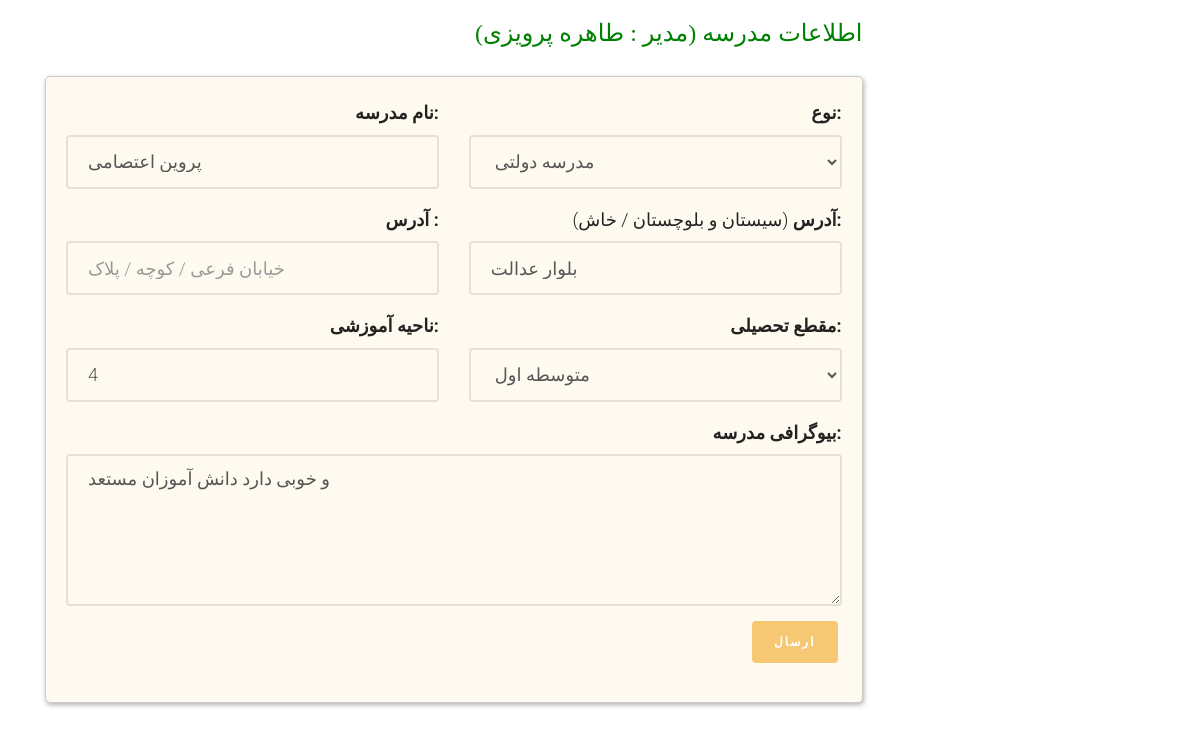
/profile/school-profile (signed in), run on the app's committed database.
### account/models.py (models this page shows, shortened)
class PublicPlace(models.Model):
    name = models.CharField(max_length=200, blank=True, null=True)
    type = models.ForeignKey(PublicPlaceType, on_delete=models.CASCADE,blank=True, null=True)
    director = models.OneToOneField(User, on_delete=models.CASCADE)
    province = models.ForeignKey(Province, on_delete=models.CASCADE)
    city = models.ForeignKey(City, on_delete=models.CASCADE)
    district= models.CharField(max_length=100, blank=True, null=True)
    address = models.CharField(max_length=300, blank=True, null=True)

class User(AbstractUser):
    mobile = models.CharField(max_length=20, null=True, blank=True, verbose_name='mobile')
    user_type = models.ForeignKey(UserType, on_delete=models.CASCADE, blank=True, null=True)
    email_active_code = models.CharField(max_length=100, null=True, blank=True, verbose_name='Email Activation code')
    mobile_verification_code = models.CharField(max_length=50, null=True, blank=True, default="")
    mobile_verified = models.BooleanField(default=False)

class Province(models.Model):
    name = models.CharField(max_length=500)
    url_title = models.CharField(max_length=100, blank=True, null=True)
    is_active = models.BooleanField(default=False)
    slug = models.SlugField(max_length=500, default="", null=True, blank=True)
    def __str__(self):
        return self.name

class City(models.Model):
    name = models.CharField(max_length=500)
    url_title = models.CharField(max_length=100, blank=True, null=True)
    province = models.ForeignKey(Province, on_delete=models.CASCADE)
    is_active = models.BooleanField(default=False)
    slug = models.SlugField(max_length=500, blank=True, null=True)
    parent_city = models.ForeignKey(
        "self",
        related_name="child_cities",
        null=True,
        blank=True,
        on_delete=models.CASCADE,
    )
    def __str__(self):
        return self.name

### application/models.py (models this page shows, shortened)
class SchoolProfile(models.Model):
    school=models.OneToOneField(PublicPlace, on_delete=models.CASCADE)
    school_level = models.ForeignKey(EducationalLevel, on_delete=models.CASCADE, blank=True, null=True)
    educational_district = models.CharField(max_length=2, blank=True, null=True)
    short_description = models.TextField(blank=True, null=True)

### profile_panel/views.py (the view, shortened to what this page needs)
# urls.py: path('school-profile', views.CompleteSchoolProfile.as_view(), name="school_profile_page"),
class CompleteSchoolProfile(View):
    def get(self, request: HttpRequest):
        current_user = User.objects.filter(id=request.user.id).first()
        profile = Profile.objects.filter(user_id=current_user.id).first()
        school = PublicPlace.objects.filter(director_id=current_user.id).first()
        if school is None:
            school = PublicPlace.objects.create(director=current_user,
                                                province_id=profile.province_id,
                                                city_id=profile.city_id)
        school_profile, created = SchoolProfile.objects.get_or_create(school=school)
        school_form = PublicPlaceModelForm(instance=school)
        school_profile_form = SchoolProfileModelForm(instance=school_profile)
        context = {
            'school_form': school_form,
            'school_profile_form': school_profile_form,
            'current_user': current_user,
            'school': school,
            'school_pprofile' : school_profile
        }
        return render(request, 'profile_panel/school_profile.html', context)

### profile_panel/forms.py
class SchoolProfileModelForm(forms.ModelForm):
    class Meta:
        model = SchoolProfile
        fields = ['school_level', 'educational_district','short_description']
        type = forms.ModelChoiceField(
            widget=forms.Select,
            queryset=EducationalLevel.objects.all(),
        )
        educational_district = forms.CharField(
            validators=[
                validators.MaxLengthValidator(10),
            ]
        )
        widgets = {
            'short_description': forms.Textarea(attrs={
                'class': 'form-control',
                'placeholder': 'بیوگرفافی مدرسه',
                'rows': 5,
            }),
            'educational_district': forms.TextInput(attrs={
                'class': 'form-control',
                'placeholder': 'ناحیه آموزشی '
            }),
            'school_level': forms.Select(attrs={
                'class': 'form-control',
                'placeholder': 'مقطع تحصیلی'
            }),
        }
        labels = {
            'educational_district': 'ناحیه آموزشی',
            'short_description': 'بیوگرافی مدرسه',
            'school_level': 'مقطع تحصیلی',
        }

### account/models.py (called while the page is built)
    def __str__(self):
        return self.title

### application/models.py (called while the page is built)
    def __str__(self):
        return self.edu_level

### profile_panel/templates/profile_panel/school_profile.html (shortened to what this page needs)
{% extends 'shared/_layout.html' %}
{% load render_partial %}
{% block content %}
<div class="container">
	<div class="row">
		<div class="col-sm-9">
					<div class="container-fluid" >
						<h3 style="text-align: right; color: green">اطلاعات مدرسه (مدیر : {{school.director.first_name}} {{school.director.last_name}}) </h3>
    					<div class="main-block">
							<form id="main-contact-form" class="contact-form row" action="{% url 'school_profile_page' %}" method="post">
							{% include 'includes/school_profile_form.html' with school=school %}
								<div class="form-group col-md-12">
        					<button type="submit" class="btn btn-primary pull-right">ارسال</button>
    							</div>
							</form>
    					</div>
					</div>
				</div>
	</div>
</div>
{% endblock %}

### profile_panel/templates/includes/school_profile_form.html (shortened to what this page needs)
<div class="col-md-6 form-group  {% if school_form.name.errors %} text-danger  {% endif %}">
    <div style="text-align: right"> {{ school_form.name.label_tag }}</div>
    {{ school_form.name }}
</div>
<div class="col-md-6 form-group {% if school_form.type.errors %} text-danger  {% endif %}">
    <div style="text-align: right"> {{ school_form.type.label_tag }}</div>
    {{ school_form.type }}
</div>
<div class="col-md-6 form-group {% if school_form.address.errors %} text-danger  {% endif %}">
    <div style="text-align: right"> {{ school_form.address.label_tag }}</div>
    {{ school_form.address }}
</div>
<div class="col-md-6 form-group {% if school_form.district.errors %} text-danger  {% endif %}">
    <div style="text-align: right"> <div style="text-align: right"> ({{school.province}} / {{school.city}}) {{ school_form.district.label_tag }}</div></div>
    {{ school_form.district }}
</div>
<div class="col-md-6 form-group {% if school_profile_form.educational_district.errors %} text-danger  {% endif %}">
    <div style="text-align: right"> <div style="text-align: right">  {{ school_profile_form.educational_district.label_tag }}</div></div>
    {{ school_profile_form.educational_district }}
</div>
<div class="col-md-6 form-group {% if school_profile_form.school_level.errors %} text-danger  {% endif %}">
    <div style="text-align: right"> <div style="text-align: right">  {{ school_profile_form.school_level.label_tag }}</div></div>
    {{ school_profile_form.school_level }}
</div>
<div class="col-md-12 form-group {% if school_profile_form.short_description.errors %} text-danger  {% endif %}">
    <div style="text-align: right"> <div style="text-align: right">  {{ school_profile_form.short_description.label_tag }}</div></div>
    {{ school_profile_form.short_description }}
</div>

### static/css/style.css (style rules this page uses)
html { background: #fff; }
body { font-family: "Roboto", arial, sans-serif; font-size: 18px; font-weight: 300; line-height: 1.8; color: #222; background: #fff; }
h1, h2, h3, h4, h5, h6 { font-family: "Playfair Display", times, serif; color: #000; }
.main-block { padding: 20px; margin: auto; border-radius: 5px; border: solid 1px #ccc; box-shadow: 1px 2px 5px rgba(0,0,0,.31); background: floralwhite; }
.btn { margin-right: 4px; margin-bottom: 4px; font-family: "Playfair Display", times, serif; font-size: 12px; letter-spacing: 2px; text-transform: uppercase; font-weight: 700; -webkit-border-radius: 4px; -moz-border-radius: 4px; -ms-border-radius: 4px; border-radius: 4px; -webkit-transition: 0.5s; -o-transition: 0.5s; transition: 0.5s; }
.btn-primary { background: #f7c873; color: #fff; border: 2px solid #f7c873; }
.form-control { box-shadow: none; background: transparent; border: 2px solid rgba(0, 0, 0, 0.1); height: 54px; font-size: 18px; font-weight: 300; }

### data on the page
PublicPlace: director.first_name "طاهره", director.last_name "پرویزی", name "پروین اعتصامی", type "مدرسه دولتی", province "سیستان و بلوچستان", city "خاش", district "بلوار عدالت"
SchoolProfile: educational_district "4", school_level "متوسطه اول", short_description "و خوبی دارد دانش آموزان مستعد"

### other printed values
{{ school_form.name.label_tag }} "نام مدرسه:"
{{ school_form.type.label_tag }} "نوع:"
{{ school_form.address.label_tag }} "آدرس :"
{{ school_form.district.label_tag }} "آدرس:"
{{ school_profile_form.educational_district.label_tag }} "ناحیه آموزشی:"
{{ school_profile_form.school_level.label_tag }} "مقطع تحصیلی:"
{{ school_profile_form.short_description.label_tag }} "بیوگرافی مدرسه:"
